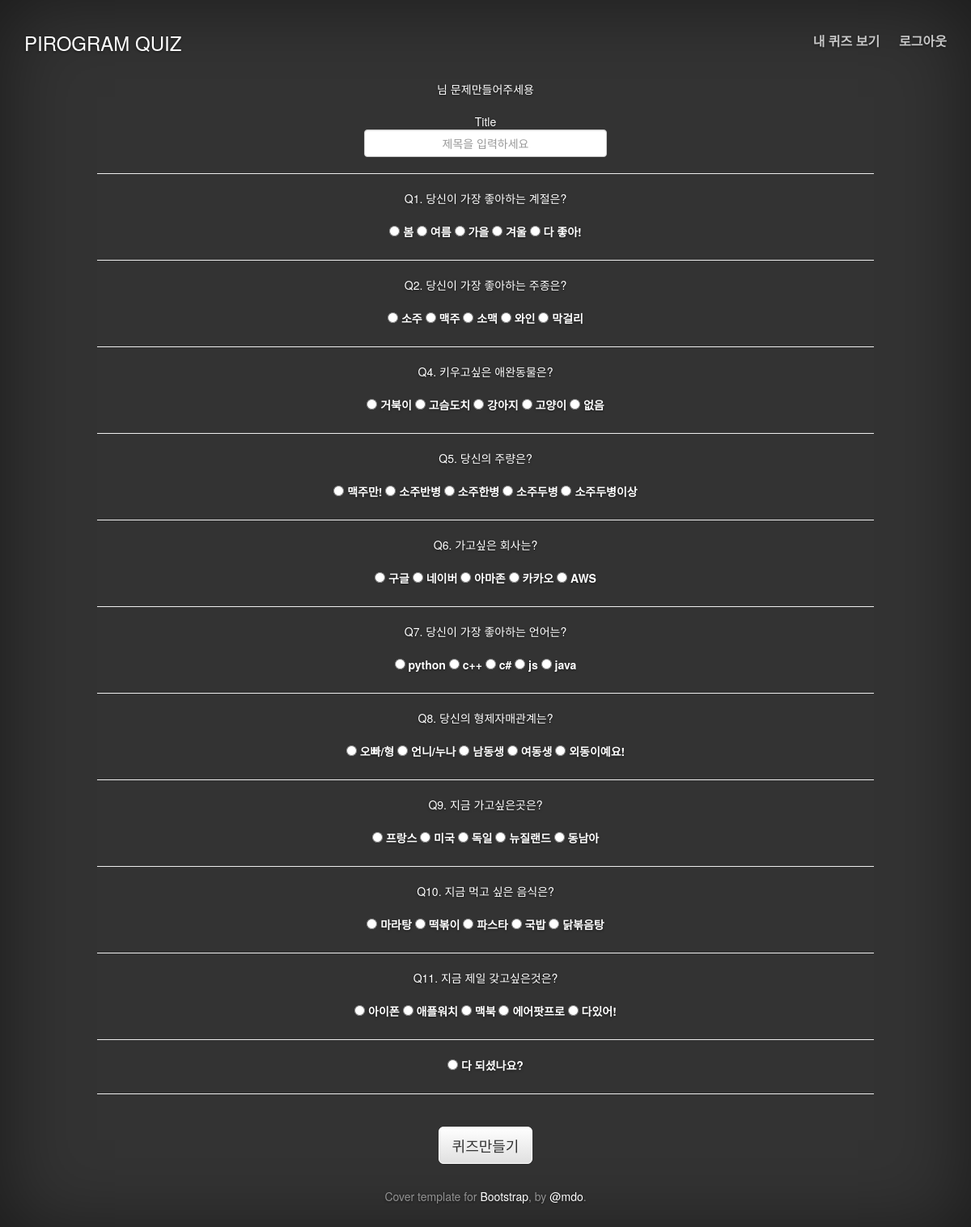
Page /create/ on the committed database.
### game/models.py (models this page shows, shortened)
class Quiz(models.Model):
    title = models.CharField(max_length=50)
    opt1 = models.CharField(max_length=50)
    opt2 = models.CharField(max_length=50)
    opt3 = models.CharField(max_length=50)
    opt4 = models.CharField(max_length=50)
    opt5 = models.CharField(max_length=50)

### game/views.py (the view, shortened to what this page needs)
# urls.py: path('create/', create, name='create'),
def create(request):
    if request.method== 'GET':
        queryset = Quiz.objects.all()
        context = {
            'quizs': queryset,
        }
        return render(request, 'game/create.html', context=context)

### game/templates/game/create.html (shortened to what this page needs)
{% extends 'game/mainpage.html' %}
{% block nav %}
<li><a href="#">내 퀴즈 보기</a></li>
<li><a href="/accounts/logout">로그아웃</a></li>
{% endblock %}
{% block content %}
<div>
    <form action="{% url 'game:create' %}" method="POST">{% csrf_token %}
        <div>{{ user.first_name }} 님 문제만들어주세용</div> <br>
        <div>
            Title
            <input type="text" name="quiz_title" class="form-control" placeholder='제목을 입력하세요'>
        </div>
        {% for quiz in quizs %}
        <hr>{{user.quiz_title}}
            <div class='title'> Q{{quiz.id}}. {{quiz.title}}</div> <br>
            <input type="radio" value="1" name="{{quiz.id}}">
            <label for="1">{{quiz.opt1}}</label>
            <input type="radio" value="2" name="{{quiz.id}}">
            <label for="2">{{quiz.opt2}}</label>
            <input type="radio" value="3" name="{{quiz.id}}">
            <label for="3">{{quiz.opt3}}</label>
            <input type="radio" value="4" name="{{quiz.id}}">
            <label for="4">{{quiz.opt4}}</label>
            <input type="radio" value="5" name="{{quiz.id}}">
            <label for="5">{{quiz.opt5}}</label>
        {% endfor %}
        <br>
        <hr>
        <input type="radio" value="{{ user.first_name }}" name="user_name">
        <label for="{{ user.first_name }}">다 되셨나요?</label>
        <br>
        <hr>
        <br>
        <input type="submit" class="btn btn-lg btn-default" value="퀴즈만들기" />
    </form>
</div>
{% endblock content %}
{% block footer %}
                <div class="mastfoot">
                    <div class="inner">
                        <p>Cover template for <a href="http://getbootstrap.com">Bootstrap</a>, by <a
                                href="https://twitter.com/mdo">@mdo</a>.</p>
                    </div>
                </div>
{% endblock footer %}

### game/static/game/cover.css (style rules this page uses)
a, a:focus, a:hover { color: #fff; }
.btn-default, .btn-default:hover, .btn-default:focus { color: #333; text-shadow: none; background-color: #fff; border: 1px solid #fff; }
html, body { height: 100%; background-color: #333; }
body { color: #fff; text-align: center; text-shadow: 0 1px 3px rgba(0,0,0,.5); }
.inner { padding: 30px; }
.masthead-nav > li { display: inline-block; }
.masthead-nav > li + li { margin-left: 20px; }
.masthead-nav > li > a { padding-right: 0; padding-left: 0; font-size: 16px; font-weight: bold; color: #fff; color: rgba(255,255,255,.75); border-bottom: 2px solid transparent; }
.mastfoot { color: #999; color: rgba(255,255,255,.5); }
@media (min-width: 768px) { .mastfoot { bottom: 0; } }
@media (min-width: 768px) { .masthead, .mastfoot, .cover-container { width: 100%; } }
@media (min-width: 992px) { .masthead, .mastfoot, .cover-container { width: 100%; } }
input { max-width: 300px; margin: 0 auto; text-align: center; }

### game/templates/game/create.html (style rules this page uses)
form { width:80%; margin:0 auto; margin-top:100px; }

### rows in the picture
Quiz: id "1", title "당신이 가장 좋아하는 계절은?", opt1 "봄", opt2 "여름", opt3 "가을", opt4 "겨울", opt5 "다 좋아!"
Quiz: id "2", title "당신이 가장 좋아하는 주종은?", opt1 "소주", opt2 "맥주", opt3 "소맥", opt4 "와인", opt5 "막걸리"
Quiz: id "4", title "키우고싶은 애완동물은?", opt1 "거북이", opt2 "고슴도치", opt3 "강아지", opt4 "고양이", opt5 "없음"
Quiz: id "5", title "당신의 주량은?", opt1 "맥주만!", opt2 "소주반병", opt3 "소주한병", opt4 "소주두병", opt5 "소주두병이상"
Quiz: id "6", title "가고싶은 회사는?", opt1 "구글", opt2 "네이버", opt3 "아마존", opt4 "카카오", opt5 "AWS"
Quiz: id "7", title "당신이 가장 좋아하는 언어는?", opt1 "python", opt2 "c++", opt3 "c#", opt4 "js", opt5 "java"
Quiz: id "8", title "당신의 형제자매관계는?", opt1 "오빠/형", opt2 "언니/누나", opt3 "남동생", opt4 "여동생", opt5 "외동이예요!"
Quiz: id "9", title "지금 가고싶은곳은?", opt1 "프랑스", opt2 "미국", opt3 "독일", opt4 "뉴질랜드", opt5 "동남아"
Quiz: id "10", title "지금 먹고 싶은 음식은?", opt1 "마라탕", opt2 "떡볶이", opt3 "파스타", opt4 "국밥", opt5 "닭볶음탕"
Quiz: id "11", title "지금 제일 갖고싶은것은?", opt1 "아이폰", opt2 "애플워치", opt3 "맥북", opt4 "에어팟프로", opt5 "다있어!"
